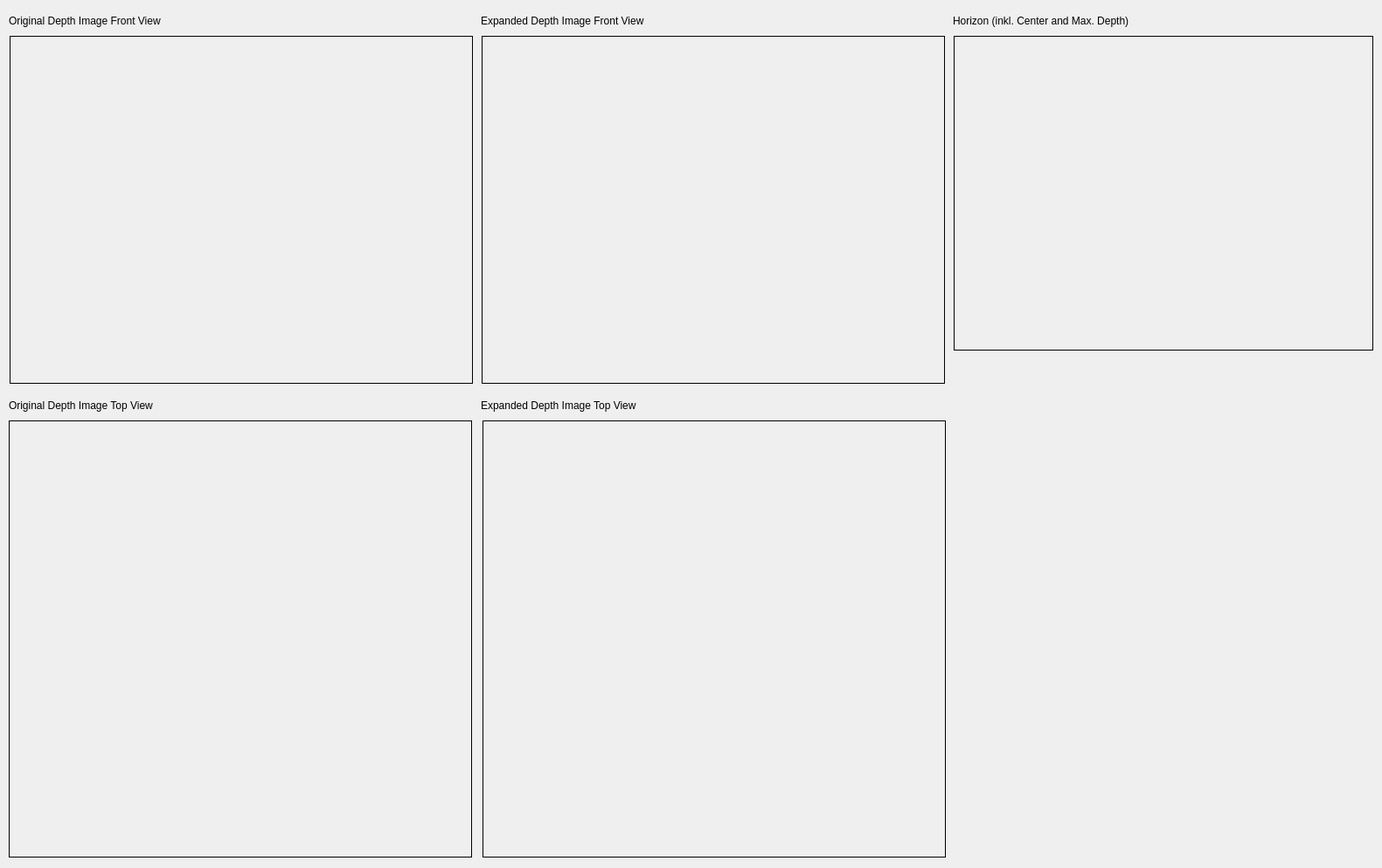
<?xml version="1.0" encoding="UTF-8"?>
<ui version="4.0">
 <class>ImageViewWidget</class>
 <widget class="QWidget" name="ImageViewWidget">
  <property name="geometry">
   <rect>
    <x>0</x>
    <y>0</y>
    <width>1581</width>
    <height>993</height>
   </rect>
  </property>
  <property name="sizePolicy">
   <sizepolicy hsizetype="Minimum" vsizetype="Minimum">
    <horstretch>0</horstretch>
    <verstretch>0</verstretch>
   </sizepolicy>
  </property>
  <property name="minimumSize">
   <size>
    <width>1400</width>
    <height>800</height>
   </size>
  </property>
  <property name="windowTitle">
   <string>Image View</string>
  </property>
  <widget class="QWidget" name="layoutWidget_2">
   <property name="geometry">
    <rect>
     <x>550</x>
     <y>40</y>
     <width>532</width>
     <height>400</height>
    </rect>
   </property>
   <layout class="QHBoxLayout" name="horizontalLayout_3" stretch="1">
    <property name="spacing">
     <number>0</number>
    </property>
    <item>
     <widget class="rqt_image_view::RatioLayoutedFrame" name="image_frame">
      <property name="sizePolicy">
       <sizepolicy hsizetype="Fixed" vsizetype="Fixed">
        <horstretch>0</horstretch>
        <verstretch>0</verstretch>
       </sizepolicy>
      </property>
      <property name="minimumSize">
       <size>
        <width>530</width>
        <height>398</height>
       </size>
      </property>
      <property name="frameShape">
       <enum>QFrame::Box</enum>
      </property>
      <property name="lineWidth">
       <number>1</number>
      </property>
     </widget>
    </item>
   </layout>
  </widget>
  <widget class="QWidget" name="layoutWidget_4">
   <property name="geometry">
    <rect>
     <x>1090</x>
     <y>40</y>
     <width>482</width>
     <height>362</height>
    </rect>
   </property>
   <layout class="QHBoxLayout" name="horizontalLayout_5" stretch="1">
    <property name="spacing">
     <number>0</number>
    </property>
    <property name="sizeConstraint">
     <enum>QLayout::SetDefaultConstraint</enum>
    </property>
    <item>
     <widget class="rqt_image_view::RatioLayoutedFrame" name="image_frame_3">
      <property name="enabled">
       <bool>true</bool>
      </property>
      <property name="sizePolicy">
       <sizepolicy hsizetype="Fixed" vsizetype="Fixed">
        <horstretch>0</horstretch>
        <verstretch>0</verstretch>
       </sizepolicy>
      </property>
      <property name="minimumSize">
       <size>
        <width>480</width>
        <height>360</height>
       </size>
      </property>
      <property name="frameShape">
       <enum>QFrame::Box</enum>
      </property>
      <property name="lineWidth">
       <number>1</number>
      </property>
     </widget>
    </item>
   </layout>
  </widget>
  <widget class="QWidget" name="layoutWidget_7">
   <property name="geometry">
    <rect>
     <x>550</x>
     <y>480</y>
     <width>532</width>
     <height>502</height>
    </rect>
   </property>
   <layout class="QHBoxLayout" name="horizontalLayout_8" stretch="0,0">
    <property name="spacing">
     <number>0</number>
    </property>
    <item>
     <spacer name="horizontalSpacer_8">
      <property name="orientation">
       <enum>Qt::Horizontal</enum>
      </property>
      <property name="sizeType">
       <enum>QSizePolicy::Expanding</enum>
      </property>
      <property name="sizeHint" stdset="0">
       <size>
        <width>0</width>
        <height>20</height>
       </size>
      </property>
     </spacer>
    </item>
    <item>
     <widget class="rqt_image_view::RatioLayoutedFrame" name="image_frame_5">
      <property name="sizePolicy">
       <sizepolicy hsizetype="Fixed" vsizetype="Fixed">
        <horstretch>0</horstretch>
        <verstretch>0</verstretch>
       </sizepolicy>
      </property>
      <property name="minimumSize">
       <size>
        <width>530</width>
        <height>500</height>
       </size>
      </property>
      <property name="frameShape">
       <enum>QFrame::Box</enum>
      </property>
      <property name="lineWidth">
       <number>1</number>
      </property>
     </widget>
    </item>
   </layout>
  </widget>
  <widget class="QWidget" name="layoutWidget_3">
   <property name="geometry">
    <rect>
     <x>10</x>
     <y>40</y>
     <width>532</width>
     <height>400</height>
    </rect>
   </property>
   <layout class="QHBoxLayout" name="horizontalLayout_4" stretch="1">
    <property name="spacing">
     <number>0</number>
    </property>
    <item>
     <widget class="rqt_image_view::RatioLayoutedFrame" name="image_frame_2">
      <property name="sizePolicy">
       <sizepolicy hsizetype="Fixed" vsizetype="Fixed">
        <horstretch>0</horstretch>
        <verstretch>0</verstretch>
       </sizepolicy>
      </property>
      <property name="minimumSize">
       <size>
        <width>530</width>
        <height>398</height>
       </size>
      </property>
      <property name="frameShape">
       <enum>QFrame::Box</enum>
      </property>
      <property name="lineWidth">
       <number>1</number>
      </property>
     </widget>
    </item>
   </layout>
  </widget>
  <widget class="QWidget" name="layoutWidget_8">
   <property name="geometry">
    <rect>
     <x>10</x>
     <y>480</y>
     <width>532</width>
     <height>502</height>
    </rect>
   </property>
   <layout class="QHBoxLayout" name="horizontalLayout_9" stretch="1,0">
    <property name="spacing">
     <number>0</number>
    </property>
    <item>
     <widget class="rqt_image_view::RatioLayoutedFrame" name="image_frame_4">
      <property name="sizePolicy">
       <sizepolicy hsizetype="Fixed" vsizetype="Fixed">
        <horstretch>0</horstretch>
        <verstretch>0</verstretch>
       </sizepolicy>
      </property>
      <property name="minimumSize">
       <size>
        <width>530</width>
        <height>500</height>
       </size>
      </property>
      <property name="frameShape">
       <enum>QFrame::Box</enum>
      </property>
      <property name="lineWidth">
       <number>1</number>
      </property>
     </widget>
    </item>
    <item>
     <spacer name="horizontalSpacer_9">
      <property name="orientation">
       <enum>Qt::Horizontal</enum>
      </property>
      <property name="sizeType">
       <enum>QSizePolicy::Expanding</enum>
      </property>
      <property name="sizeHint" stdset="0">
       <size>
        <width>0</width>
        <height>20</height>
       </size>
      </property>
     </spacer>
    </item>
   </layout>
  </widget>
  <widget class="QLabel" name="label">
   <property name="geometry">
    <rect>
     <x>10</x>
     <y>10</y>
     <width>251</width>
     <height>28</height>
    </rect>
   </property>
   <property name="text">
    <string>Original Depth Image Front View</string>
   </property>
  </widget>
  <widget class="QLabel" name="label_2">
   <property name="geometry">
    <rect>
     <x>550</x>
     <y>10</y>
     <width>291</width>
     <height>28</height>
    </rect>
   </property>
   <property name="text">
    <string>Expanded Depth Image Front View</string>
   </property>
  </widget>
  <widget class="QLabel" name="label_3">
   <property name="geometry">
    <rect>
     <x>550</x>
     <y>450</y>
     <width>281</width>
     <height>28</height>
    </rect>
   </property>
   <property name="text">
    <string>Expanded Depth Image Top View</string>
   </property>
  </widget>
  <widget class="QLabel" name="label_4">
   <property name="geometry">
    <rect>
     <x>10</x>
     <y>450</y>
     <width>231</width>
     <height>28</height>
    </rect>
   </property>
   <property name="text">
    <string>Original Depth Image Top View</string>
   </property>
  </widget>
  <widget class="QLabel" name="label_5">
   <property name="geometry">
    <rect>
     <x>1090</x>
     <y>10</y>
     <width>261</width>
     <height>28</height>
    </rect>
   </property>
   <property name="text">
    <string>Horizon (inkl. Center and Max. Depth)</string>
   </property>
  </widget>
 </widget>
 <customwidgets>
  <customwidget>
   <class>rqt_image_view::RatioLayoutedFrame</class>
   <extends>QFrame</extends>
   <header>rqt_image_view/ratio_layouted_frame.h</header>
   <container>1</container>
  </customwidget>
 </customwidgets>
 <resources/>
 <connections/>
</ui>
